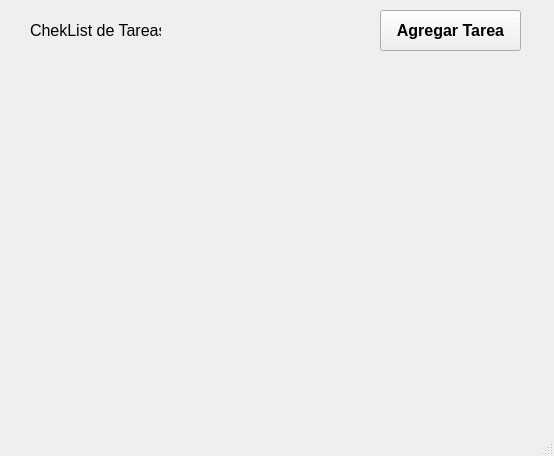
<?xml version="1.0" encoding="UTF-8"?>
<ui version="4.0">
 <class>MainWindow</class>
 <widget class="QMainWindow" name="MainWindow">
  <property name="geometry">
   <rect>
    <x>0</x>
    <y>0</y>
    <width>554</width>
    <height>456</height>
   </rect>
  </property>
  <property name="windowTitle">
   <string>MainWindow</string>
  </property>
  <widget class="QWidget" name="centralwidget">
   <widget class="QPushButton" name="pushButton">
    <property name="geometry">
     <rect>
      <x>380</x>
      <y>10</y>
      <width>141</width>
      <height>41</height>
     </rect>
    </property>
    <property name="font">
     <font>
      <pointsize>12</pointsize>
      <bold>true</bold>
     </font>
    </property>
    <property name="text">
     <string>Agregar Tarea</string>
    </property>
   </widget>
   <widget class="QLabel" name="label">
    <property name="geometry">
     <rect>
      <x>30</x>
      <y>10</y>
      <width>131</width>
      <height>41</height>
     </rect>
    </property>
    <property name="font">
     <font>
      <pointsize>12</pointsize>
     </font>
    </property>
    <property name="text">
     <string>ChekList de Tareas</string>
    </property>
   </widget>
   <widget class="QWidget" name="verticalLayoutWidget">
    <property name="geometry">
     <rect>
      <x>20</x>
      <y>70</y>
      <width>511</width>
      <height>341</height>
     </rect>
    </property>
    <layout class="QVBoxLayout" name="verticalLayout"/>
   </widget>
  </widget>
  <widget class="QMenuBar" name="menubar">
   <property name="geometry">
    <rect>
     <x>0</x>
     <y>0</y>
     <width>554</width>
     <height>21</height>
    </rect>
   </property>
  </widget>
  <widget class="QStatusBar" name="statusbar"/>
 </widget>
 <resources/>
 <connections/>
</ui>
